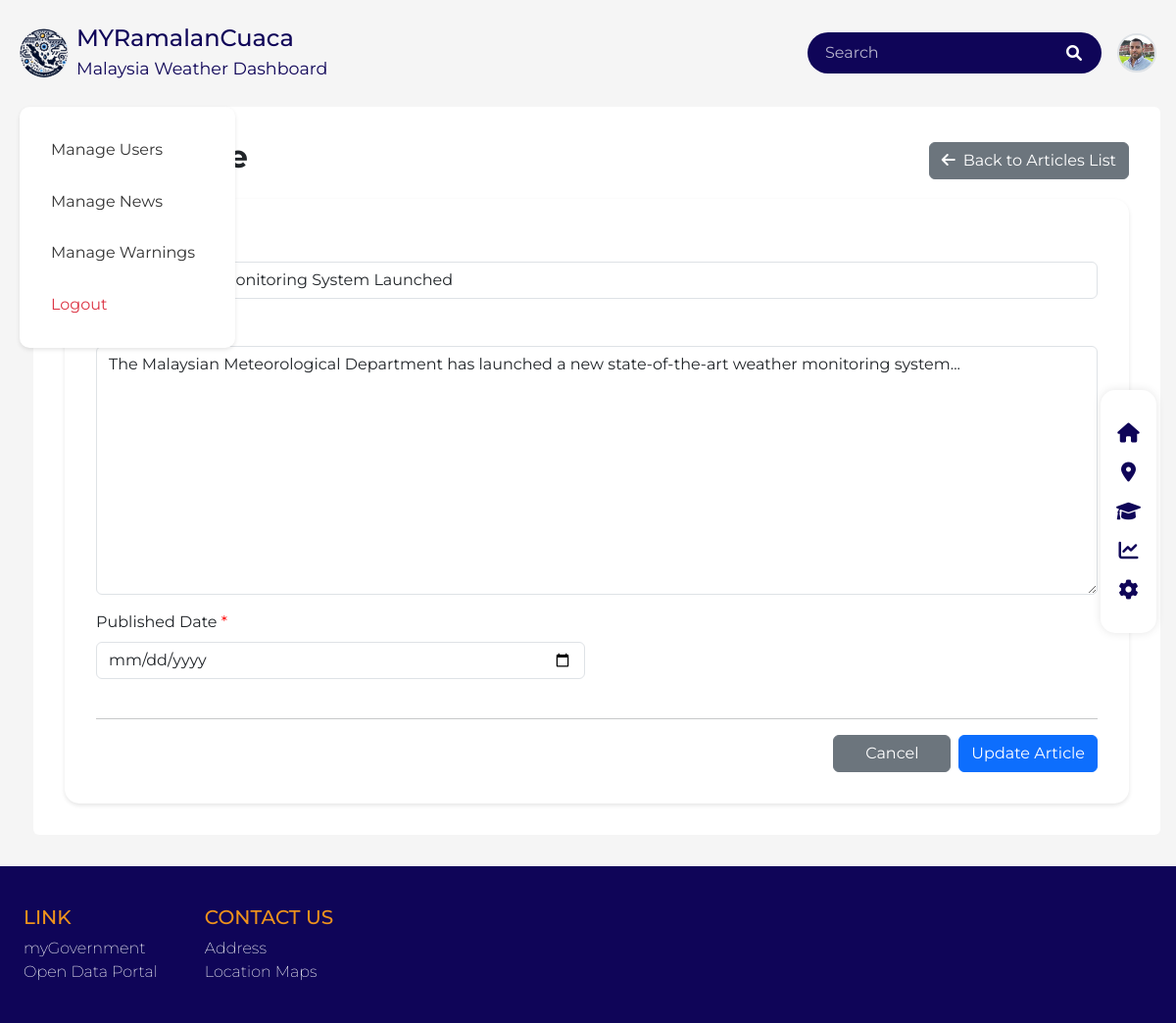
/admin/edit_news.php?id=1 (signed in), run on the app's committed database.
### tables this page shows
CREATE TABLE `news` (
  `id` int(11) NOT NULL,
  `title` varchar(200) NOT NULL,
  `content` text NOT NULL,
  `published_date` timestamp NOT NULL DEFAULT current_timestamp() ON UPDATE current_timestamp(),
  `created_by` int(11) NOT NULL,
  `created_at` timestamp NOT NULL DEFAULT current_timestamp(),
  `updated_at` timestamp NOT NULL DEFAULT current_timestamp() ON UPDATE current_timestamp()
);

### admin/edit_news.php (the view, shortened to what this page needs)
<?php
require('./header.php');
$conn = new mysqli('localhost', 'root', '', 'weather_app');
$id = isset($_GET['id']) ? (int)$_GET['id'] : 0;
$article = null;
if ($id > 0) {
    $stmt = $conn->prepare("SELECT * FROM news WHERE id = ?");
    $stmt->bind_param("i", $id);
    $stmt->execute();
    $result = $stmt->get_result();
    $article = $result->fetch_assoc();
}
?>
<div class="main-content rounded" style="background:#fff; margin-right:1rem; min-height: 70vh; height:auto">
    <div class="d-flex justify-content-between align-items-center">
        <h2 class="content-header">Edit Article</h2>
        <a href="manage_news.php" class="btn btn-secondary">
            <i class="fas fa-arrow-left me-2"></i>Back to Articles List
        </a>
    </div>
    <div class="form-container">
        <form method="POST" action="">
            <div class="row">
                <div class="col-md-12 mb-3">
                    <label class="form-label required">Title</label>
                    <input type="text" class="form-control" name="title" required
                           value="<?php echo htmlspecialchars($article['title']); ?>">
                </div>
            </div>
            <div class="row">
                <div class="col-md-12 mb-3">
                    <label class="form-label required">Content</label>
                    <textarea class="form-control" name="content" rows="10" required><?php
                        echo htmlspecialchars($article['content']);
                    ?></textarea>
                </div>
            </div>
            <div class="row">
                <div class="col-md-6 mb-3">
                    <label class="form-label required">Published Date</label>
                    <input type="date" class="form-control" name="published_date" required
                           value="<?php echo $article['published_date']; ?>">
                </div>
            </div>
            <div class="mt-4">
                <hr>
                <div class="d-flex justify-content-end gap-2">
                    <a href="manage_news.php" class="btn btn-secondary btn-action">Cancel</a>
                    <button type="submit" class="btn btn-primary btn-action">Update Article</button>
                </div>
            </div>
        </form>
    </div>
</div>
<?php require('./footer.php'); ?>

### admin/template.css (style rules this page uses)
:root { --primary: #0f0558; --secondary: #0d47a1; }
body { font-family: Arial, sans-serif; background: #f5f5f5; min-height: 100vh; }
.main-content { max-width: 1150px; margin: 0 auto; background: #fff; padding: 2rem; border-radius: 15px; }
body { font-family: 'Montserrat', sans-serif; }
h2 { font-weight: 700; }
body { min-height: 100vh; background: #f5f5f5; font-family: 'Montserrat', sans-serif; }

### admin/edit_news.php (style rules this page uses)
.form-container { background: white; border-radius: 15px; padding: 2rem; box-shadow: 0 2px 4px rgba(0,0,0,0.1); margin-top: 1rem; }
.form-label.required::after { content: " *"; color: red; }
.btn-action { min-width: 120px; }

### data on the page
news: title "New Weather Monitoring System Launched", content "The Malaysian Meteorological Department has launched a new state-of-the-art weather monitoring system..."
